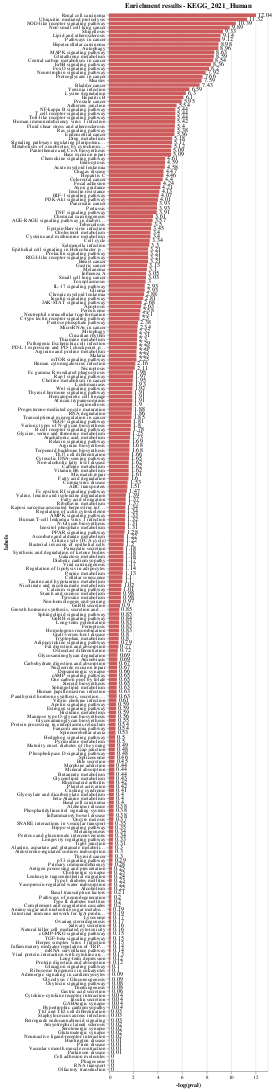

This figure's notebook cell:
### Code cell
chart_neg = EnrichR.plot_enrichment(genes_neg, height=2000)
chart_neg.save(fp='chart_neg.html')
chart_neg

### Figure 1 — Vega-Lite specification as saved in the notebook (floating-point values rounded to 4 significant figures; data arrays with more than 128 entries replaced by an {"elided": "..."} marker saying what was removed)
{"config": {"view": {"continuousWidth": 400, "continuousHeight": 300}}, "layer": [{"mark": {"type": "bar", "color": "indianred"}, "encoding": {"x": {"field": "-log(pval)", "type": "quantitative"}, "y": {"field": "labels", "sort": "-x", "type": "nominal"}}}, {"mark": {"type": "text", "align": "left", "baseline": "middle", "dx": 4}, "encoding": {"text": {"field": "-log(pval)", "type": "quantitative"}, "x": {"field": "-log(pval)", "type": "quantitative"}, "y": {"field": "labels", "sort": "-x", "type": "nominal"}}, "title": "Enrichment results - KEGG_2021_Human"}], "data": {"name": "data-34a6d1d11ce972c4b836dab137e86857"}, "height": 2000, "width": 300, "$schema": "https://vega.github.io/schema/vega-lite/v4.17.0.json", "datasets": {"data-34a6d1d11ce972c4b836dab137e86857": {"elided": "258 records"}}}
